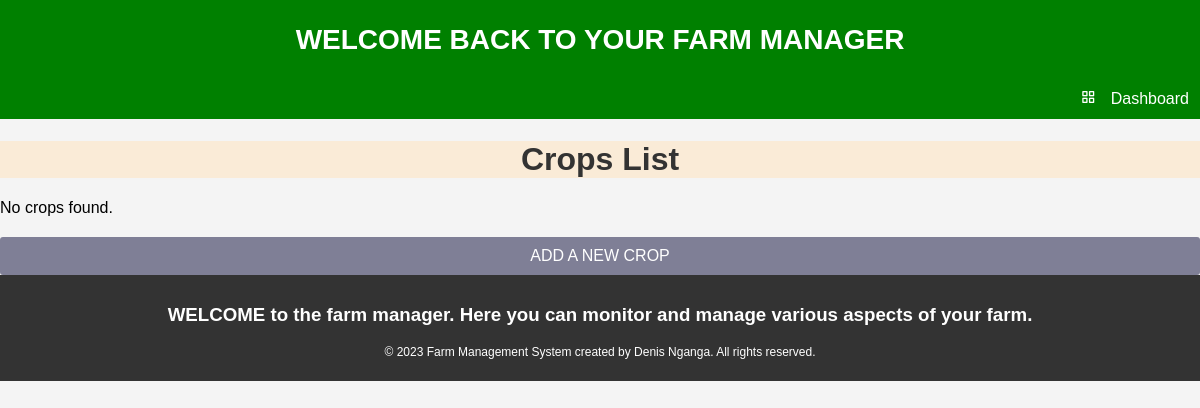
The app's page /show_crops/ (signed in), older data.
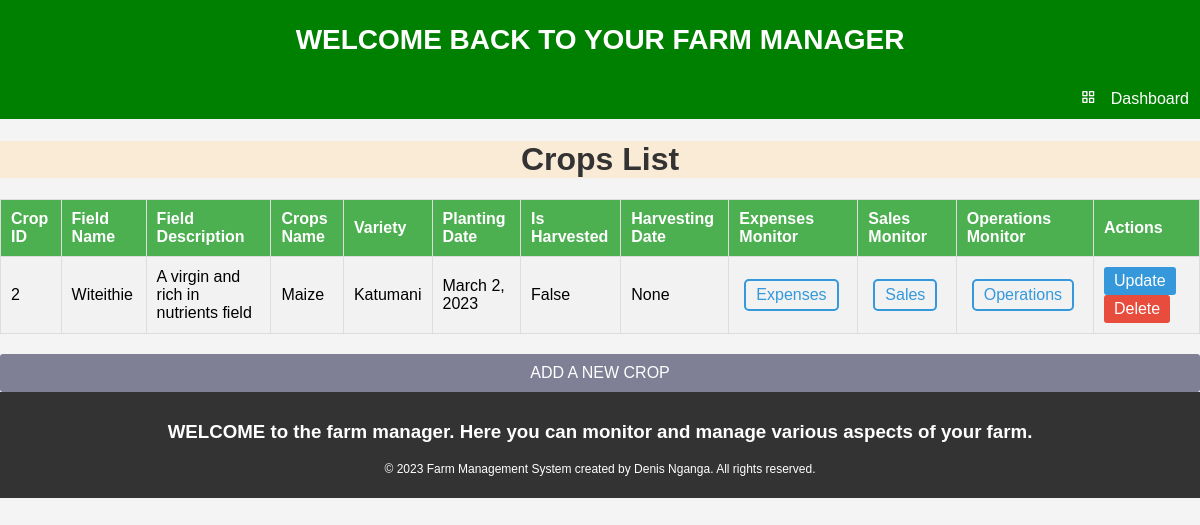
The same page, newer data.
### homepage/models.py (models this page shows, shortened)
class Crops(models.Model):
    user = models.ForeignKey(User, on_delete=models.CASCADE, default=1)
    Cid = models.IntegerField(primary_key=True, default=0)
    Field_name = models.CharField(max_length=50)
    Field_description = models.TextField()
    Crop_name = models.CharField(max_length=50)
    Variety = models.CharField(max_length=20)
    Planting_date = models.DateField()
    Is_harvested = models.BooleanField(default=False)
    Harvesting_date = models.DateField(null=True, blank=True)

### homepage/views.py (the view)
# urls.py: path("show_crops/", Show_crops, name="show-crops"),
def Show_crops(request):
    crops = Crops.objects.filter(user=request.user)
    return render(request, "homepage/showcrops.html", {"crops": crops})

### homepage/templates/homepage/showcrops.html (shortened to what this page needs)
{% extends 'homepage/base.html' %}
{% block content %}
<head>
</head>
<body>
  <h1>Crops List</h1>
  {% if crops %}
    <table class="crop-table">
      <tr>
        <th>Crop ID</th>
        <th>Field Name</th>
        <th>Field Description</th>
        <th>Crops Name</th>
        <th>Variety</th>
        <th>Planting Date</th>
        <th>Is Harvested</th>
        <th>Harvesting Date</th>
        <th>Expenses Monitor</th>
        <th>Sales Monitor</th>
        <th>Operations Monitor</th>
        <th>Actions</th>
      </tr>
      {% for crop in crops %}
        <tr>
          <td>{{ crop.Cid }}</td>
          <td>{{ crop.Field_name }}</td>
          <td>{{ crop.Field_description }}</td>
          <td>{{ crop.Crop_name }}</td>
          <td>{{ crop.Variety }}</td>
          <td>{{ crop.Planting_date }}</td>
          <td>{{ crop.Is_harvested }}</td>
          <td>{{ crop.Harvesting_date }}</td>
          <td>
             <a href="{% url 'homepage:show-cropexpenses' Cid=crop.Cid %}" class=expenses-link>Expenses</a></td>
             <td>
             <a href="{% url 'homepage:show-cropsales' Cid=crop.Cid %}" class=expenses-link>Sales</a>
          </td>
          <td>
            <a href="{% url 'homepage:show-cropoperations' Cid=crop.Cid %}" class=expenses-link>Operations</a>
         </td>
          <td>
            <a href="{% url 'homepage:update-crops' Cid=crop.Cid %}" class="update-link">Update</a>
            <a href="{% url 'homepage:delete-crops' Cid=crop.Cid %}" class=delete-link>Delete</a>
          </td>
        </tr>
      {% endfor %}
    </table>
  {% else %}
    <p class="no-crops">No crops found.</p>
  {% endif %}
  <a href="{%url 'homepage:add-crops' %}" class="add-button">ADD A NEW CROP</a>
</body>
{%endblock%}

### homepage/templates/homepage/base.html (shortened to what this page needs)
{% load static %}
<!DOCTYPE html>
<html>
<head>
  <link rel='stylesheet' href='https://unpkg.com/boxicons@2.1.4/css/boxicons.min.css'>
</head>
<body>
  <header>
    <h2>WELCOME BACK TO YOUR FARM MANAGER</h2>
    <li class= "left-align">
      <a href="{%url 'homepage:mainpage' %}">
        <i class='bx bx-grid-alt'></i>
        <span class="links_name">Dashboard</span>
      </a>
    </li>
  </header>
  {%block content%}
  {% endblock %}
  <footer>
    <h3>WELCOME to the farm manager. Here you can monitor and manage various aspects of your farm.</h3>
    <p>&copy; 2023 Farm Management System created by Denis Nganga. All rights reserved.</p>
  </footer>
</body>
</html>

### homepage/templates/homepage/base.html (style rules this page uses)
header { background-color: green; padding: 1px; text-align: center; }
h2 { color: white; font-size: 28px; font-weight: bold; }
.left-align { text-align: right; list-style-type:none; }
.left-align a { display: block; padding: 10px; text-decoration: none; color: white; }
.left-align a i { margin-right: 10px; }
footer { background-color: #333; color: #FFF; padding: 10px; text-align: center; }
footer p { font-size: 12px; }

### homepage/templates/homepage/showcrops.html (style rules this page uses)
body { font-family: Arial, sans-serif; background-color: #f4f4f4; margin: 0; padding: 0; }
h1 { color: #333; text-align: center; background-color: antiquewhite; }
table { width: 100%; border-collapse: collapse; margin-top: 20px; }
th, td { border: 1px solid #ddd; padding: 10px; text-align: left; }
th { background-color: #4caf50; color: white; }
tr:nth-child(even) { background-color: #f2f2f2; }
.update-link, .delete-link { display: inline-block; padding: 5px 10px; text-decoration: none; color: #fff; border-radius: 3px; margin-right: 5px; }
.update-link { background-color: #3498db; }
.delete-link { background-color: #e74c3c; }
.add-button { display: inline-block; padding: 10px; background-color: rgb(127, 127, 150); color: white; text-decoration: none; border-radius: 3px; margin-top: 20px; align-items: center; display: flex; align-items: center; justify-content: center; }
.expenses-link { display: inline-block; padding: 5px 10px; margin: 5px; text-align: center; text-decoration: none; border: 2px solid #3498db; color: #3498db; border-radius: 5px; transition: background-color 0.3s, color 0.3s; }

Row changes from the older to the newer data that the page shows:
added Crops: Cid "2", Field_name "Witeithie", Field_description "A virgin and rich in nutrients field", Crop_name "Maize", Variety "Katumani", Planting_date "March 2, 2023", Is_harvested "False", Harvesting_date "None"
Text that changed along with them:
text no longer shown: "No crops found."
text now shown: "Crop ID Field Name Field Description Crops Name Variety Planting Date Is Harvested Harvesting Date Expenses Monitor Sales Monitor Operations Monitor Actions"
